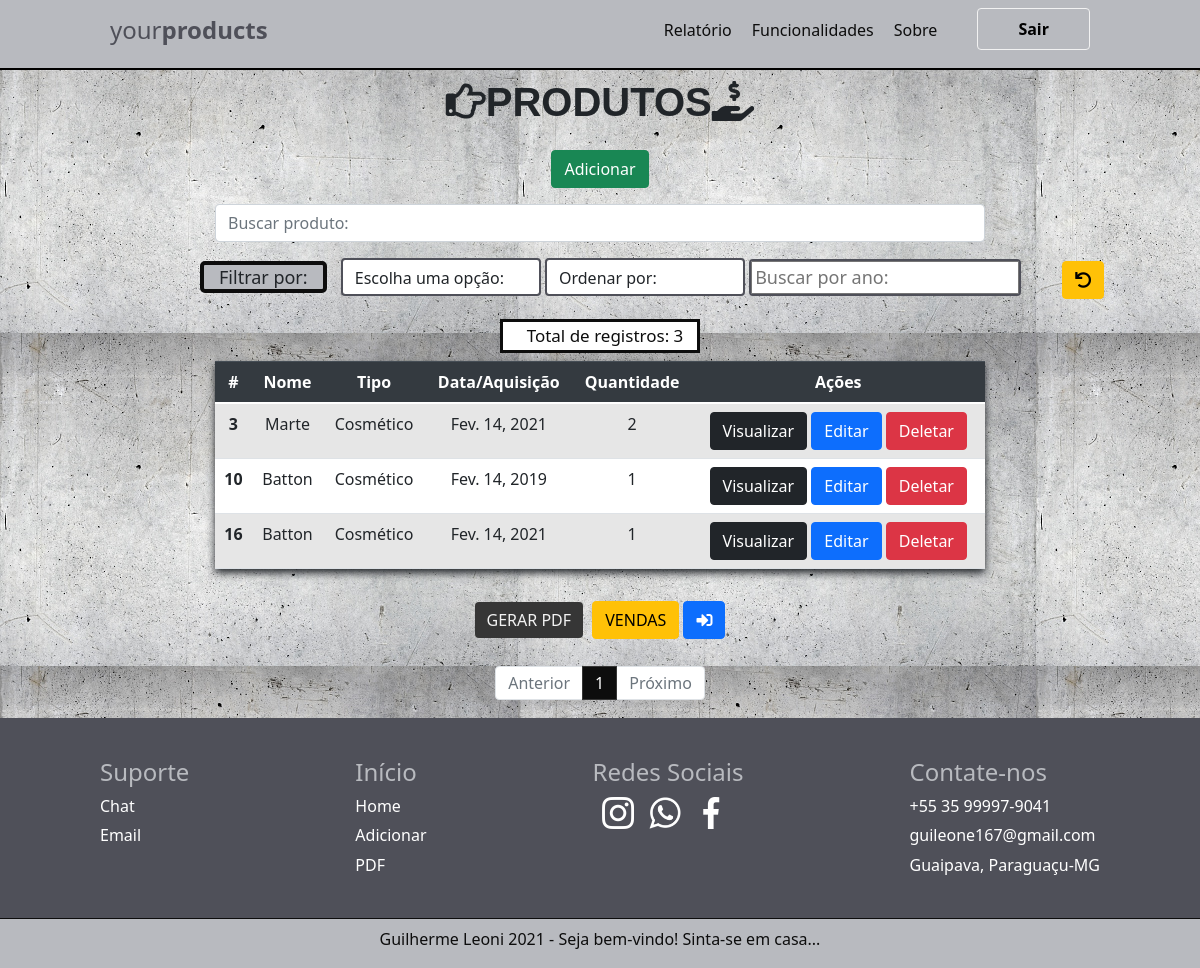
The app's page /, older data.
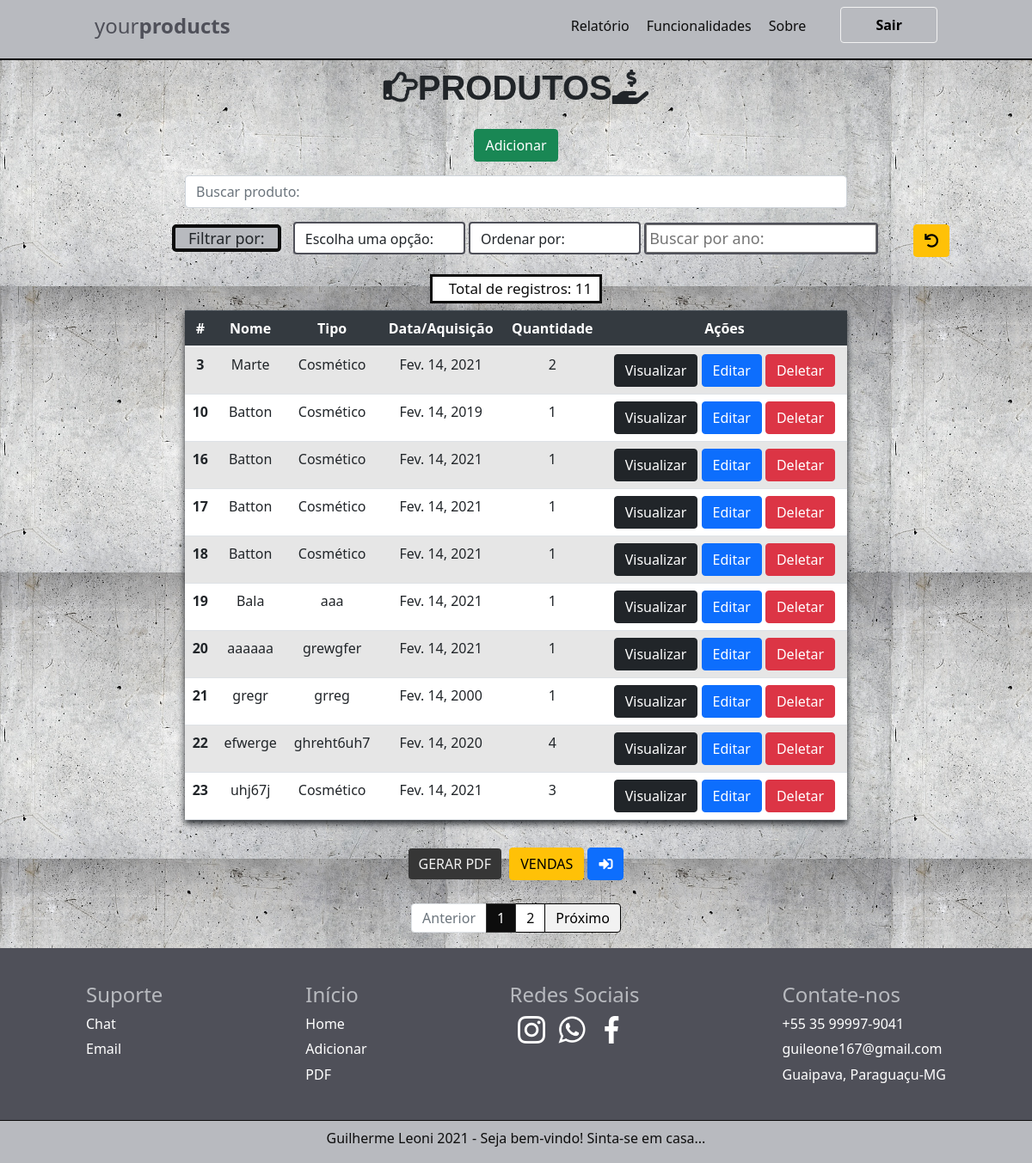
The same page, newer data.
### produto/models.py (models this page shows, shortened)
class produto(models.Model):
    nome = models.CharField(max_length=100)
    tipo = models.CharField(max_length=100)
    descricao = models.CharField(max_length=100)
    data = models.DateField()
    fornecedor = models.CharField(max_length=100)
    quantidade = models.IntegerField(max_length=100)
    criado_em = models.DateTimeField(auto_now_add=True)
    editado_em = models.DateTimeField(auto_now=True)

### produto/views.py (the view, shortened to what this page needs)
# urls.py: 2. Add a URL to urlpatterns:  path('', views.home, name='home')
def home(request):
    data = {}
    filter = request.GET.get('filter')
    filterAlf = request.GET.get('filterAlf')
    buscar_data = request.GET.get("buscar_data")
    search = request.GET.get('search')
    if search:
        data['filter'] = produto.objects.filter(nome__icontains=search)
        paginator = Paginator(data['filter'], 10)
        page = request.GET.get('page')
        data['filter'] = paginator.get_page(page)
    elif filter:
        data['filter'] = produto.objects.filter(tipo__icontains=filter)
        paginator = Paginator(data['filter'], 10)
        page = request.GET.get('page')
        data['filter'] = paginator.get_page(page)
    elif buscar_data:
        data["filter"] = produto.objects.filter(data__icontains=buscar_data)
        paginator = Paginator(data['filter'], 10)
        page = request.GET.get('page')
        data['filter'] = paginator.get_page(page)
    else:
        data['db'] = produto.objects.all()
        paginator = Paginator(data['db'], 10)
        page = request.GET.get('page')
        data['db'] = paginator.get_page(page)
    return render(request, 'produtos/index.html', data)

### produto/templates/produtos/index.html (shortened to what the changed rows need)
{% extends 'base.html' %}
{% block content %}
    <div class="col-8 m-auto pt-2 pb-2 text-center">
        <h1><i class="far fa-hand-point-right"></i>PRODUTOS<i class="fas fa-hand-holding-usd"></i></h1>
    </div>
    <div class="col-2 m-auto p-1 text-center total-div">
        <h5 class="text-center" id="total">Total de registros: {% if db %}{{db.paginator.count}} {% else %}{{filter.paginator.count}}{% endif %} </h5>
    </div>
    <div class="col-8 m-auto pt-2 pb-2 text-center" >
        <table class="table table-striped">
            <thead class="thead-dark">
              <tr id="cabecalho">
                <th scope="col">#</th>
                <th scope="col">Nome</th>
                <th scope="col">Tipo</th>
                <th scope="col">Data/Aquisição</th>
                <th scope="col">Quantidade</th>
                <th scope="col">Ações</th>
              </tr>
            </thead>
            <tbody>
{% if db %}
            {% for dbs in db %}
              <tr id="items">
                <th>{{dbs.id}}</th>
                <td>{{dbs.nome}}</td>
                <td>{{dbs.tipo}}</td>
                <td>{{dbs.data}}</td>
                <td>{{dbs.quantidade}}</td>
                <td id="td">
                    <a href="/view/{{dbs.id}}/" class="btn btn-dark" >Visualizar</a>
                    <a href="/edit/{{dbs.id}}/" class="btn btn-primary" >Editar</a>
                    <a href="/delete/{{dbs.id}}/" class="btn btn-danger btnDel">Deletar</a>
                </td>
              </tr>
            {% endfor %}
            </tbody>
        </table>
    </div>
    <div class="pagination">
        <nav aria-label="..." class="pagination">
            <ul class="pagination">
                {% for num in db.paginator.page_range %}
                    {% if num == db.number %}
                        <li class="page-item active">
                            <a class="page-link" href="#">{{ num }}</a>
                        </li>
                    {% else %}
                        <li class="page-item">
                            <a class="page-link" href="?page={{num}}" id="num">{{ num }}</a>
                        </li>
                    {% endif %}
                {% endfor %}
                {% if db.has_next %}
                    <li class="page-item">
                        <a class="page-link" href="?page={{db.next_page_number}}" id="proximo">Próximo</a>
                    </li>
                {% else %}
                    <li class="page-item disabled">
                        <a class="page-link" href="#">Próximo</a>
                    </li>
                {% endif %}
            </ul>
        </nav>
    </div>
{% endif %}
{% endblock %}

Row changes from the older to the newer data that the page shows:
added produto: id "17", nome "Batton", tipo "Cosmético", data "Fev. 14, 2021", quantidade "1"
added produto: id "18", nome "Batton", tipo "Cosmético", data "Fev. 14, 2021", quantidade "1"
added produto: id "19", nome "Bala", tipo "aaa", data "Fev. 14, 2021", quantidade "1"
added produto: id "20", nome "aaaaaa", tipo "grewgfer", data "Fev. 14, 2021", quantidade "1"
added produto: id "21", nome "gregr", tipo "grreg", data "Fev. 14, 2000", quantidade "1"
added produto: id "22", nome "efwerge", tipo "ghreht6uh7", data "Fev. 14, 2020", quantidade "4"
added produto: id "23", nome "uhj67j", tipo "Cosmético", data "Fev. 14, 2021", quantidade "3"
Text that changed along with them:
{{ db.paginator.count }}: "3" → "11"
new list line: "2"
